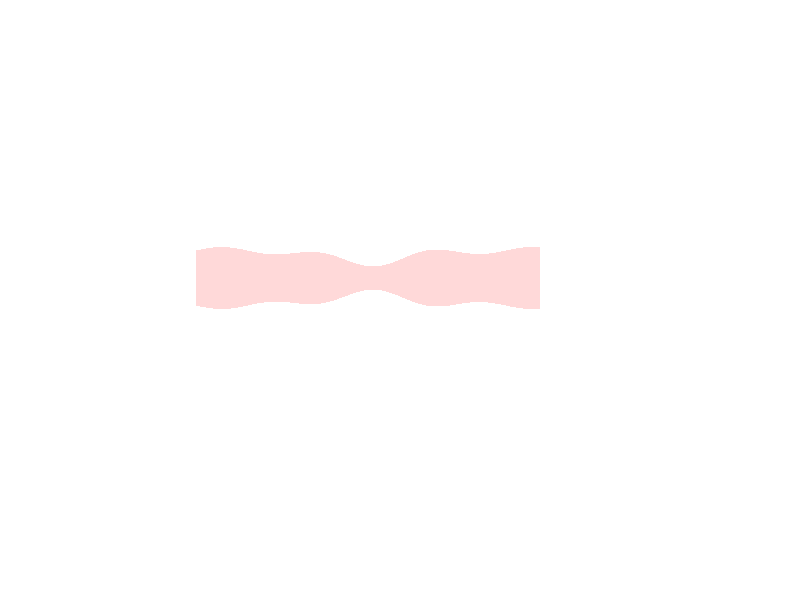

Recreate this plot in MATLAB. (Note: this script raises an error after producing the figure.)
% =========================================================================
% 1D Baseline Model Diagram of Peristaltic Flow with Tumor Constriction
% =========================================================================
clear; clc; close all;

% 1. Figure Setup
fig = figure('Name', '1D Peristaltic Model', 'Color', 'w', 'Position', [100, 100, 1400, 500]);
hold on; axis equal; axis off;
xlim([-4, 23]);
ylim([-5.5, 4.5]);

% 2. Geometry Parameters
L = 15;                     % Physical domain length (label is x=1)
xt = 7.5;                   % Center of the tumor region
sigma = 2.5;                % Spread of the tumor region
R0 = 1.2;                   % Base radius
wave_amp = 0.15;            % Peristaltic wave amplitude
wave_length = 4.5;          % Peristaltic wavelength
tumor_depth = 0.55;         % Constriction depth (\delta)

% Calculate tube boundaries
x = linspace(0, L, 1000);
h = R0 + wave_amp * sin(2*pi*x/wave_length) - tumor_depth * exp(-((x-xt).^2)/(0.8*sigma^2));

% 3. Plot Tube Interior (Light Red/Pink Gradient Simulation)
fill([x, fliplr(x)], [h, fliplr(-h)], [1, 0.85, 0.85], 'EdgeColor', 'none');

% 4. Plot Tumor Cells
cell_x = linspace(xt - sigma + 0.3, xt + sigma - 0.3, 14);
for i = 1:length(cell_x)
    hx_val = interp1(x, h, cell_x(i));
    % Top cells
    draw_tumor_cell(cell_x(i), hx_val + 0.35 + rand*0.1, 0.35);
    if rand > 0.3
        draw_tumor_cell(cell_x(i) + 0.2, hx_val + 0.7 + rand*0.1, 0.35);
    end
    % Bottom cells
    draw_tumor_cell(cell_x(i), -hx_val - 0.35 - rand*0.1, 0.35);
    if rand > 0.3
        draw_tumor_cell(cell_x(i) - 0.2, -hx_val - 0.7 - rand*0.1, 0.35);
    end
end

% 5. Plot Tube Walls
plot(x, h, 'Color', [0.8 0.1 0.1], 'LineWidth', 2.5);
plot(x, -h, 'Color', [0.8 0.1 0.1], 'LineWidth', 2.5);

% 6. Plot Nanoparticles (with updated exclusion zones)
N_nano = 160; 
rng(42); 
xn_all = rand(1, N_nano) * L;
yn_all = (rand(1, N_nano)*2 - 1) .* interp1(x, h, xn_all) * 0.75; 

% Exclusion zones: remove nanoparticles that overlap critical labels
flow_zone = (xn_all > 3 & xn_all < 6.5 & yn_all > -0.9 & yn_all < 0);
h_zone = (xn_all > 7.3 & xn_all < 8.8 & yn_all > -0.5 & yn_all < 0.5);
delta_zone = (xn_all > xt-2.0 & xn_all < xt-0.2 & yn_all > 0.5 & yn_all < 2.5); % Cleared for delta
keep_idx = ~(flow_zone | h_zone | delta_zone);

xn = xn_all(keep_idx);
yn = yn_all(keep_idx);

scatter(xn, yn, 20, 'b', 'filled', 'MarkerEdgeColor', [0 0 0.5]);

% 7. Centerline
plot([-1, L+1], [0, 0], 'k-.', 'LineWidth', 1.2);

% =========================================================================
% 8. ANNOTATIONS & LABELS
% =========================================================================

% --- Bottom Axis ---
y_ax = -4.0;
plot([0, L+1.5], [y_ax, y_ax], 'k-', 'LineWidth', 1); 
draw_arrow(L+1.5, y_ax, L+2.5, y_ax, 'k', 1);         
text(L+2.8, y_ax, '$x$', 'Interpreter', 'latex', 'FontSize', 14);

% Ticks and vertical droplines
ticks = [0, xt-sigma, xt, xt+sigma, L];
labels = {'$0$', '$x_t - \sigma$', '$x_t$', '$x_t + \sigma$', '$1$'};
for i = 1:length(ticks)
    plot([ticks(i), ticks(i)], [y_ax-0.1, y_ax+0.1], 'k-', 'LineWidth', 1);
    text(ticks(i), y_ax-0.6, labels{i}, 'Interpreter', 'latex', 'HorizontalAlignment', 'center', 'FontSize', 12);
    
    hx_tick = interp1(x, h, ticks(i));
    plot([ticks(i), ticks(i)], [-hx_tick-0.1, y_ax+0.2], 'k--', 'Color', [0.6 0.6 0.6]);
end

% --- Inlet (Left Side) ---
text(0, 2.6, 'Inlet', 'FontWeight', 'bold', 'HorizontalAlignment', 'center');
text(0, 2.0, '$x = 0$', 'Interpreter', 'latex', 'HorizontalAlignment', 'center');
draw_arrow(-2.5, 0, -0.5, 0, 'b', 2.5);
text(-1.5, -0.8, {'$u(x,t), C(x,t),$'; '$T(x,t)$'}, 'Interpreter', 'latex', 'Color', 'b', 'HorizontalAlignment', 'center', 'FontSize', 11);

% --- Outlet (Right Side) ---
text(L, 2.6, 'Outlet', 'FontWeight', 'bold', 'HorizontalAlignment', 'center');
text(L, 2.0, '$x = 1$', 'Interpreter', 'latex', 'HorizontalAlignment', 'center');
draw_arrow(L+0.5, 0, L+2.5, 0, 'b', 2.5);

% --- Tumor Region Constriction ---
br_y = 3.5; 
plot([xt-sigma, xt+sigma], [br_y, br_y], 'r--', 'LineWidth', 1.2); 
plot([xt-sigma, xt-sigma], [br_y, br_y-0.4], 'r--', 'LineWidth', 1.2); 
plot([xt+sigma, xt+sigma], [br_y, br_y-0.4], 'r--', 'LineWidth', 1.2); 
text(xt, br_y+0.4, 'Tumor region (constriction)', 'Color', 'r', 'FontWeight', 'bold', 'HorizontalAlignment', 'center', 'FontSize', 11);

% --- Peristaltic Wall ---
pw_x = 11.5; pw_y = 3.2;
text(pw_x, pw_y, 'Peristaltic wall', 'FontWeight', 'bold', 'HorizontalAlignment', 'center');
text(pw_x, pw_y-0.5, '$Y = \pm h(x)$', 'Interpreter', 'latex', 'HorizontalAlignment', 'center', 'FontSize', 11);
draw_arrow(pw_x-0.2, pw_y-0.8, pw_x-0.8, interp1(x, h, pw_x-0.8) + 0.1, 'k', 1.2);

% --- Flow Direction ---
fd_x = 3.5; fd_y = -0.3; 
draw_arrow(fd_x, fd_y, fd_x+2.5, fd_y, 'b', 2);
text(fd_x+1.25, fd_y-0.4, 'Flow direction', 'Color', 'b', 'FontWeight', 'bold', 'HorizontalAlignment', 'center');

% --- Nanoparticles Label ---
np_x = 3.0; np_y = 2.8;
text(np_x, np_y, 'Nanoparticles', 'Color', 'b', 'FontWeight', 'bold', 'HorizontalAlignment', 'center');
draw_arrow(np_x, np_y-0.3, np_x+0.5, 0.8, 'k', 1);

% --- 2h(x) Constriction Height ---
hx_center = interp1(x, h, xt);
draw_double_arrow(xt, -hx_center, hx_center, 'k', 1.5);
text(xt+0.5, 0, '$2h(x)$', 'Interpreter', 'latex', 'FontSize', 12, 'BackgroundColor', 'w', 'Margin', 1.5);

% --- Delta (Constriction Depth) ---
% Draw dashed line representing the unconstricted wall across the whole tumor region
x_ref = linspace(xt - sigma, xt + sigma, 200);
h_ref = R0 + wave_amp * sin(2*pi*x_ref/wave_length);
plot(x_ref, h_ref, 'k--', 'LineWidth', 1.5, 'Color', [0.3 0.3 0.3]);

% Position delta indicator further left so it has room to breathe
del_x = xt - 1.2; 
h_unconst_del = R0 + wave_amp * sin(2*pi*del_x/wave_length);
h_actual_del = interp1(x, h, del_x);

% Draw double arrow for delta (will dynamically scale using the updated helper function)
draw_double_arrow(del_x, h_actual_del, h_unconst_del, 'k', 1.5);

% Add label with a black bounding box so it pops as a distinct callout
text(del_x - 0.15, (h_unconst_del + h_actual_del)/2, '$\delta$', 'Interpreter', 'latex', ...
    'FontSize', 15, 'HorizontalAlignment', 'right', 'BackgroundColor', 'w', ...
    'EdgeColor', 'k', 'Margin', 2);

% --- Wave Frame Box ---
box_x = 18; box_y = -1.5; box_w = 4; box_h = 3;
rectangle('Position', [box_x, box_y, box_w, box_h], 'EdgeColor', 'k', 'LineStyle', '--', 'Curvature', 0.1, 'LineWidth', 1);
text(box_x+2, box_y+2.4, 'Wave frame', 'FontWeight', 'bold', 'HorizontalAlignment', 'center');
text(box_x+2, box_y+1.8, '$(x = X - ct)$', 'Interpreter', 'latex', 'HorizontalAlignment', 'center', 'FontSize', 11);

% Coordinate system inside Wave Frame
ax_x = box_x+0.8; ax_y = box_y+0.6;
draw_arrow(ax_x, ax_y, ax_x+1.2, ax_y, 'k', 1.5); 
draw_arrow(ax_x, ax_y, ax_x, ax_y+1.0, 'k', 1.5); 
text(ax_x+1.4, ax_y, '$x$', 'Interpreter', 'latex', 'FontSize', 11);
text(ax_x, ax_y+1.3, '$y$', 'Interpreter', 'latex', 'FontSize', 11);


% =========================================================================
% LOCAL HELPER FUNCTIONS
% =========================================================================

function draw_arrow(x1, y1, x2, y2, color, lw)
    plot([x1, x2], [y1, y2], 'Color', color, 'LineWidth', lw);
    ang = atan2(y2-y1, x2-x1);
    arrow_len = 0.4;
    theta = pi/7;
    xa1 = x2 - arrow_len * cos(ang - theta);
    ya1 = y2 - arrow_len * sin(ang - theta);
    xa2 = x2 - arrow_len * cos(ang + theta);
    ya2 = y2 - arrow_len * sin(ang + theta);
    fill([x2, xa1, xa2], [y2, ya1, ya2], color, 'EdgeColor', color);
end

function draw_double_arrow(x, y1, y2, color, lw)
    % Ensure y1 is the bottom coordinate and y2 is the top coordinate
    if y1 > y2
        temp = y1; y1 = y2; y2 = temp;
    end
    
    plot([x, x], [y1, y2], 'Color', color, 'LineWidth', lw);
    
    % Dynamically scale the arrowhead length and width based on the gap distance
    % This prevents arrowheads from overlapping (creating the "star" artifact) in tight spaces.
    gap = y2 - y1;
    arrow_len = min(0.3, gap * 0.35); 
    w = min(0.15, gap * 0.2); 
    
    % Draw top arrowhead
    fill([x, x-w, x+w], [y2, y2-arrow_len, y2-arrow_len], color, 'EdgeColor', color);
    % Draw bottom arrowhead
    fill([x, x-w, x+w], [y1, y1+arrow_len, y1+arrow_len], color, 'EdgeColor', color);
end

function draw_tumor_cell(xc, yc, r)
    theta = linspace(0, 2*pi, 30);
    cx = xc + r*cos(theta);
    cy = yc + r*sin(theta);
    fill(cx, cy, [0.85, 0.65, 0.85], 'EdgeColor', [0.5, 0.2, 0.5], 'LineWidth', 0.8);
    scatter(xc, yc, 15, 'MarkerFaceColor', [0.4, 0.1, 0.4], 'MarkerEdgeColor', 'none');
    for a = 0:pi/4:(2*pi - pi/4)
        plot([xc+0.1*cos(a), xc+r*0.8*cos(a)], [yc+0.1*sin(a), yc+r*0.8*sin(a)], 'Color', [0.6, 0.3, 0.6], 'LineWidth', 0.5);
    end
end
